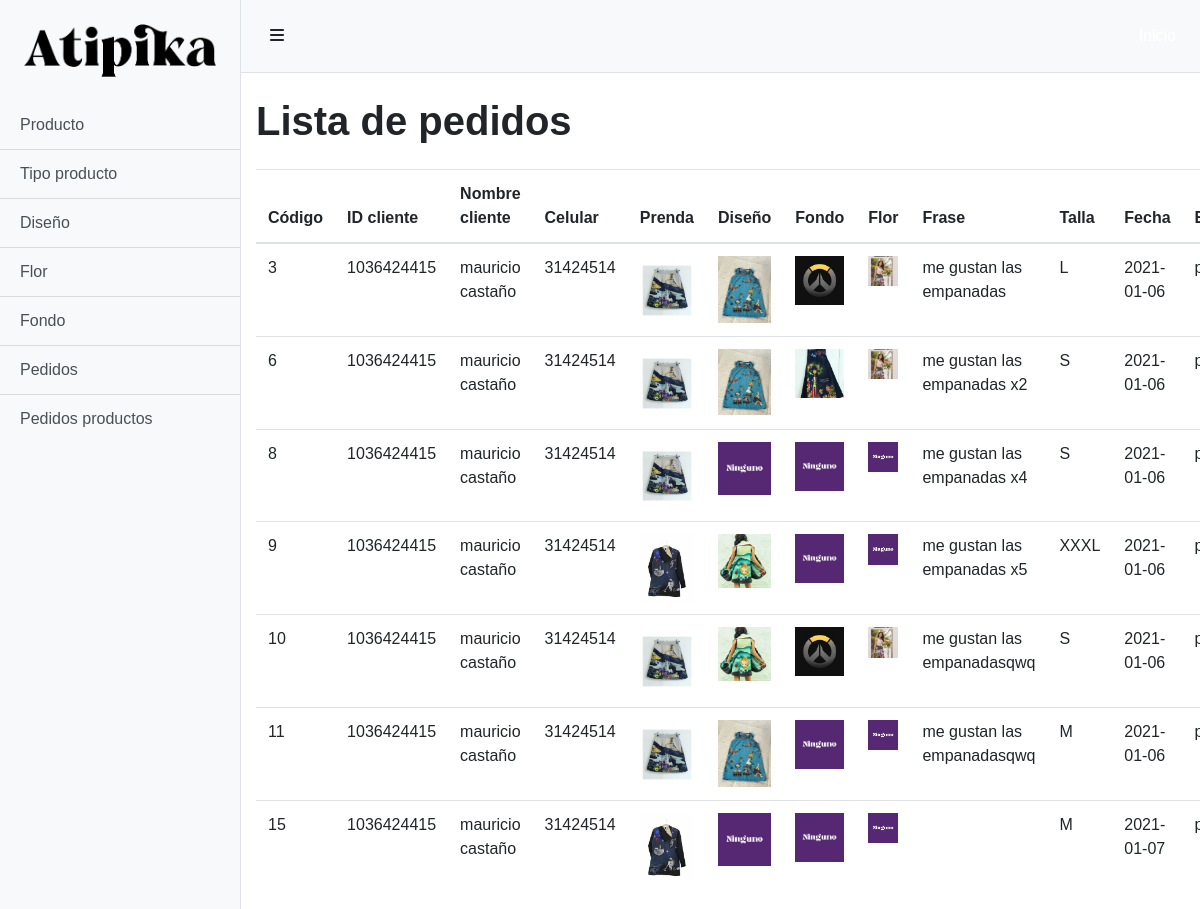
Page /admin/pedidos.php (signed in) on the committed database.
### tables this page shows
CREATE TABLE `tblpedido` (
  `cod_pedido` int(11) NOT NULL,
  `id` varchar(20) DEFAULT NULL,
  `cod_producto` int(11) NOT NULL,
  `talla` varchar(10) DEFAULT NULL,
  `fecha` date NOT NULL,
  `cod_estado` int(11) DEFAULT NULL,
  `cod_diseño` int(11) DEFAULT NULL,
  `cod_fondo` int(11) DEFAULT NULL,
  `frase` varchar(500) DEFAULT NULL,
  `cod_flor` int(11) DEFAULT NULL
);

CREATE TABLE `tblcliente` (
  `id` varchar(20) NOT NULL,
  `nombre` varchar(30) NOT NULL,
  `apellidos` varchar(30) NOT NULL,
  `celular` varchar(15) NOT NULL,
  `correo` varchar(100) NOT NULL,
  `contrasena` varchar(100) NOT NULL,
  `rol` int(11) NOT NULL
);

CREATE TABLE `tblproducto` (
  `cod_producto` int(11) NOT NULL,
  `nombre` varchar(50) NOT NULL,
  `imagen` varchar(200) NOT NULL
);

CREATE TABLE `tblfondo` (
  `cod_fondo` int(11) NOT NULL,
  `nombre` varchar(50) DEFAULT NULL,
  `imagen` varchar(200) DEFAULT NULL
);

CREATE TABLE `tblflor` (
  `cod_flor` int(11) NOT NULL,
  `nombre` varchar(50) DEFAULT NULL,
  `imagen` varchar(200) DEFAULT NULL
);

### conexion.php (called while the page is built, shortened)
<?php
$urlimagen="http://localhost/GIT/atipika/images/";
?>

### admin/pedidos.php (the view, shortened to what this page needs)
<?php
include '../conexion.php';
?>
<!DOCTYPE html>
<html lang="es">
    <head>
        <link rel="stylesheet" href="https://cdn.jsdelivr.net/npm/bootstrap@4.5.3/dist/css/bootstrap.min.css">
        <link href="simple-sidebar.css" rel="stylesheet">
        <link href="../css/estilo.css" rel="stylesheet">
    </head>
    <body>
        <div class="d-flex" id="wrapper">
            <div class="bg-light border-right" id="sidebar-wrapper">
                <div class="list-group list-group-flush">
                <div class="p-4"><a href="../index.php"><img src="../img/logo-01.png"></a>
                </div>
                    <a href="producto.php" class="list-group-item list-group-item-action bg-light">Producto</a>
                    <a href="tipo_producto.php" class="list-group-item list-group-item-action bg-light">Tipo producto</a>
                    <a href="diseño.php" class="list-group-item list-group-item-action bg-light">Diseño</a>
                    <a href="flor.php" class="list-group-item list-group-item-action bg-light">Flor</a>
                    <a href="fondo.php" class="list-group-item list-group-item-action bg-light">Fondo</a>
                    <a href="pedidos.php" class="list-group-item list-group-item-action bg-light">Pedidos</a>
                    <a href="pedidos_diseno_hecho.php" class="list-group-item list-group-item-action bg-light">Pedidos productos</a>
                </div>
            </div>
            <div id="page-content-wrapper">
                <nav class="navbar navbar-expand-lg navbar-light bg-light border-bottom">
                <button class="btn btn-admin toggled" id="menu-toggle"><i class="fas fa-bars"></i></button>
                    <div class="collapse navbar-collapse" id="navbarSupportedContent">
                        <ul class="navbar-nav ml-auto mt-2 mt-lg-0">
                            <li class="nav-item">
                                <a class="nav-link" href="../index.php">Inicio
                                    <span class="sr-only">(current)</span></a>
                            </li>
                        </ul>
                    </div>
                </nav>
            <div class="container-fluid">
                    <h1 class="mt-4">Lista de pedidos</h1>
                    <div class="mt-4">
            <table class="table table-hover">
                <thead class="thead">
                    <th>Código</th>
                    <th>ID cliente</th>
                    <th>Nombre cliente</th>
                    <th>Celular</th>
                    <th>Prenda</th>
                    <th>Diseño</th>
                    <th>Fondo</th>
                    <th>Flor</th>
                    <th>Frase</th>
                    <th>Talla</th>
                    <th>Fecha</th>
                    <th>Estado</th>
                </thead>
                <?php
                $sel = $conn ->query("SELECT
                `tblpedido`.`cod_pedido`,
                `tblpedido`.`id`,
                CONCAT_WS(
                    ' ',
                    `tblcliente`.`nombre`,
                    `tblcliente`.`apellidos`
                ) AS `Cliente`, `tblcliente`.`celular` as `celular`, `tblproducto`.`imagen` AS `producto`,
                `tblpedido`.`talla` AS `talla`,
                `tblpedido`.`fecha` AS `fecha`,
                `tblestado`.`nombre` AS `estado`,
                `tbldiseño`.`imagen` AS `diseño`,
                `tblfondo`.`imagen` AS `fondo`,
                `tblpedido`.`frase` AS `frase`,
                `tblflor`.`imagen` AS `flor`
            FROM
                `tblpedido`
            LEFT JOIN `tblproducto` ON `tblpedido`.`cod_producto` = `tblproducto`.`cod_producto`
            LEFT JOIN `tblestado` ON `tblpedido`.`cod_estado` = `tblestado`.`cod_estado`
            LEFT JOIN `tbldiseño` ON `tblpedido`.`cod_diseño` = `tbldiseño`.`cod_diseño`
            LEFT JOIN `tblfondo` ON `tblpedido`.`cod_fondo` = `tblfondo`.`cod_fondo`
            LEFT JOIN `tblflor` ON `tblpedido`.`cod_flor` = `tblflor`.`cod_flor`
            LEFT JOIN `tblcliente` ON `tblpedido`.`id` = `tblcliente`.`id`");
                while ($fila = $sel -> fetch_assoc()) {
                ?>
                <tr>
                    <td><?php echo $fila['cod_pedido'] ?></td>
                    <td><?php echo $fila['id'] ?></td>
                    <td><?php echo $fila['Cliente'] ?></td>
                    <td><?php echo $fila['celular'] ?></td>
                    <td><img src="<?php echo $urlimagen.$fila['producto'];?>" style="width:150px; heigth: 150px;"></td>
                    <td><img src="<?php echo $urlimagen.$fila['diseño'];?>" style="width:150px; heigth: 150px;"></td>
                    <td><img src="<?php echo $urlimagen.$fila['fondo'];?>" style="width:150px; heigth: 150px;"></td>
                    <td><img src="<?php echo $urlimagen.$fila['flor'];?>" style="width:150px; heigth: 150px;"></td>
                    <td><?php echo $fila['frase'] ?></td>
                    <td><?php echo $fila['talla'] ?></td>
                    <td><?php echo $fila['fecha'] ?></td>
                    <td><?php echo $fila['estado'] ?></td>
                </tr>
                <?php } ?>
            </table>
        </div>
    </div>
        </div>
    </body>
</html>

### admin/simple-sidebar.css (style rules this page uses)
#wrapper { overflow-x: hidden; }
#sidebar-wrapper { min-height: 100vh; margin-left: -15rem; -webkit-transition: margin .25s ease-out; -moz-transition: margin .25s ease-out; -o-transition: margin .25s ease-out; transition: margin .25s ease-out; }
#sidebar-wrapper .list-group { width: 15rem; }
#page-content-wrapper { min-width: 100vw; }
@media (min-width: 768px) { #sidebar-wrapper { margin-left: 0; } }
@media (min-width: 768px) { #page-content-wrapper { min-width: 0; width: 100%; } }

### css/estilo.css (style rules this page uses)
* { transition: all 0.3s; margin: 0; max-width: 100%; }
html, body { font-family: 'Raleway', sans-serif; }
h1, h2, h3 { font-weight: 700; }
.navbar { padding: 1rem; }
nav a { color: #ffffff !important; text-decoration: none; transition: 0.2s; }

### rows in the picture
tblpedido: cod_pedido "3", id "1036424415", Cliente "mauricio castaño", id.celular "31424514", cod_producto.imagen (picture), cod_diseño.imagen (picture), cod_fondo.imagen (picture), cod_flor.imagen (picture), frase "me gustan las empanadas", talla "L", fecha "2021-01-06"
tblpedido: cod_pedido "6", id "1036424415", Cliente "mauricio castaño", id.celular "31424514", cod_producto.imagen (picture), cod_diseño.imagen (picture), cod_fondo.imagen (picture), cod_flor.imagen (picture), frase "me gustan las empanadas x2", talla "S", fecha "2021-01-06"
tblpedido: cod_pedido "8", id "1036424415", Cliente "mauricio castaño", id.celular "31424514", cod_producto.imagen (picture), cod_diseño.imagen (picture), cod_fondo.imagen (picture), cod_flor.imagen (picture), frase "me gustan las empanadas x4", talla "S", fecha "2021-01-06"
tblpedido: cod_pedido "9", id "1036424415", Cliente "mauricio castaño", id.celular "31424514", cod_producto.imagen (picture), cod_diseño.imagen (picture), cod_fondo.imagen (picture), cod_flor.imagen (picture), frase "me gustan las empanadas x5", talla "XXXL", fecha "2021-01-06"
tblpedido: cod_pedido "10", id "1036424415", Cliente "mauricio castaño", id.celular "31424514", cod_producto.imagen (picture), cod_diseño.imagen (picture), cod_fondo.imagen (picture), cod_flor.imagen (picture), frase "me gustan las empanadasqwq", talla "S", fecha "2021-01-06"
tblpedido: cod_pedido "11", id "1036424415", Cliente "mauricio castaño", id.celular "31424514", cod_producto.imagen (picture), cod_diseño.imagen (picture), cod_fondo.imagen (picture), cod_flor.imagen (picture), frase "me gustan las empanadasqwq", talla "M", fecha "2021-01-06"
tblpedido: cod_pedido "15", id "1036424415", Cliente "mauricio castaño", id.celular "31424514", cod_producto.imagen (picture), cod_diseño.imagen (picture), cod_fondo.imagen (picture), cod_flor.imagen (picture), talla "M", fecha "2021-01-07"
